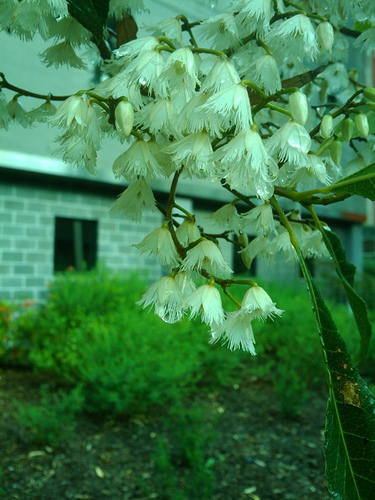
#> input picture img/green.jpg, 375 x 500 px
$ jupyter execute hw2.ipynb
#> lines starting #> are read from the running program, lines starting #| are printed output that depends on the picture
### 1. **Импорт библиотек**

[cell 1]
import cv2
import numpy as np
from matplotlib import pyplot as plt
plt.rcParams['figure.figsize'] = [15, 5]

### 2. **Загрузка изображения**

[cell 2]
img = cv2.imread('img/green.jpg')
#> img is the input picture: shape (500, 375, 3); mean B, G, R 72.5, 121.6, 60.2
img = cv2.cvtColor(img, cv2.COLOR_BGR2RGB)
plt.imshow(img)

### 3. **White Patch Algorithm**

[cell 3]
# Выбираем пиксели, которые должны быть белыми, и вычисляем коэффициенты
row, col = 187, 250  # Позиции белого пикселя внутри изображения
white = img[row, col, :]  # Извлечение значений цвета в этом пикселе
#> white = [107, 173, 125]
coeffs = 255.0 / white  # Коэффициенты для корректировки цветовых каналов
#> coeffs = [2.38, 1.47, 2.04]

# Применение цветокоррекции для баланса белого
balanced = img.copy().astype(np.float32)
balanced[:, :, 0] *= coeffs[0]
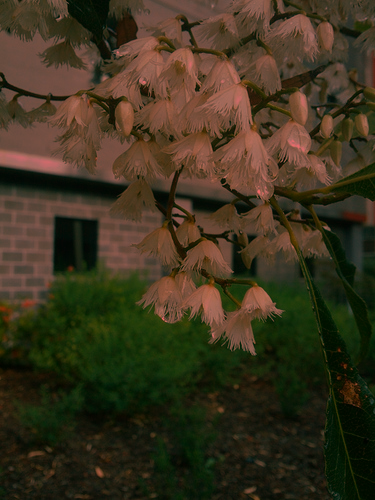
#> balanced: shape (500, 375, 3) float32; mean R, G, B 143.5, 121.6, 72.5; drawn with min black and max white
balanced[:, :, 1] *= coeffs[1]
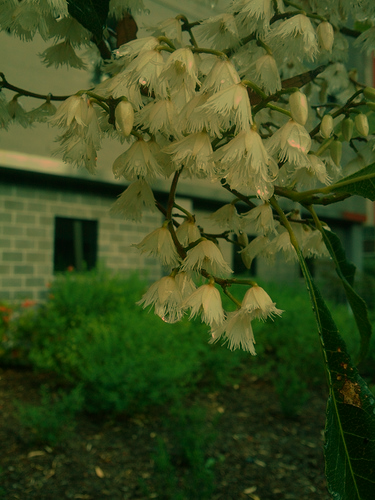
#> balanced: shape (500, 375, 3) float32; mean R, G, B 143.5, 179.3, 72.5; drawn with min black and max white
balanced[:, :, 2] *= coeffs[2]
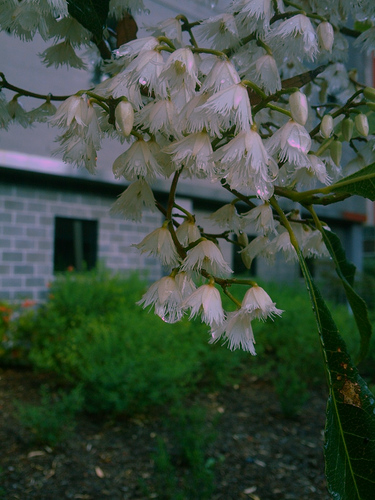
#> balanced: shape (500, 375, 3) float32; mean R, G, B 143.5, 179.3, 148; drawn with min black and max white

# Приведение значений к диапазону [0, 255] и типу uint8
balanced = np.clip(balanced, 0, 255).astype(np.uint8)
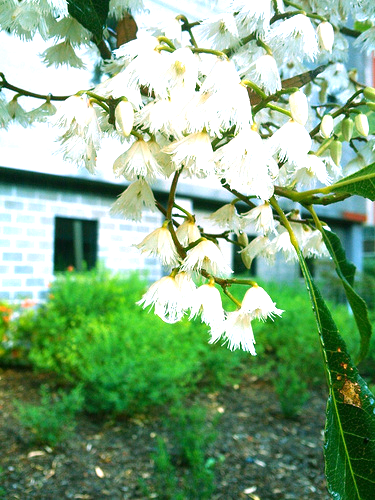
#> balanced: shape (500, 375, 3); mean R, G, B 132.7, 170.4, 131.3

# Отображение результата
plt.imshow(balanced)
plt.show()

### 4. **Gray World Algorithm**

[cell 4]
# Загрузка изображения
img = cv2.imread('img/green.jpg')
img = cv2.cvtColor(img, cv2.COLOR_BGR2RGB)

# Вычисление средних значений для каждого цветового канала
mean_r = np.mean(img[:, :, 0])
#> mean_r = 60.22
mean_g = np.mean(img[:, :, 1])
#> mean_g = 121.6
mean_b = np.mean(img[:, :, 2])
#> mean_b = 72.55

[cell 5]
# Примем коэффициент для самого яркого канала равным 1
max_mean = max(mean_r, mean_g, mean_b)
#> max_mean = 121.6
kr = max_mean / mean_r
#> kr = 2.02
kg = max_mean / mean_g
#> kg = 1
kb = max_mean / mean_b
#> kb = 1.68

[cell 6]
# Применение цветового балансирования
balanced = img.copy().astype(np.float32)
balanced[:, :, 0] *= kr  # Красный канал
balanced[:, :, 1] *= kg  # Зеленый канал
balanced[:, :, 2] *= kb  # Синий канал
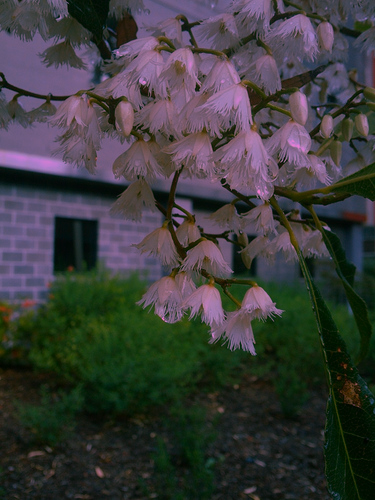
#> balanced: shape (500, 375, 3) float32; mean R, G, B 121.5, 121.6, 121.7; drawn with min black and max white

# Нормализация значений и преобразование к uint8
balanced = np.clip(balanced, 0, 255).astype(np.uint8)
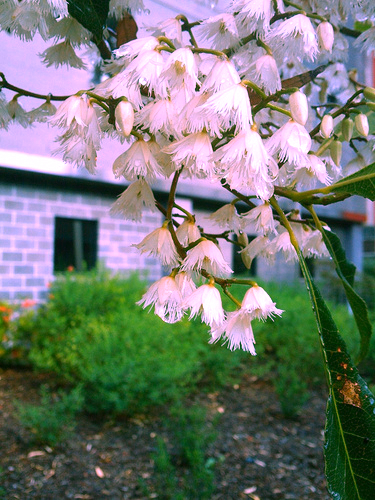
#> balanced: shape (500, 375, 3); mean R, G, B 117.7, 121.6, 116.5

# Отображение оригинального и скорректированного изображений
plt.subplot(121), plt.imshow(img), plt.title("Оригинал")
plt.subplot(122), plt.imshow(balanced), plt.title("Gray World")
plt.show()

### 5. **Scale-by-Max Algorithm**

[cell 7]
# Загрузка изображения
img = cv2.imread('img/green_unbalanced.jpg')
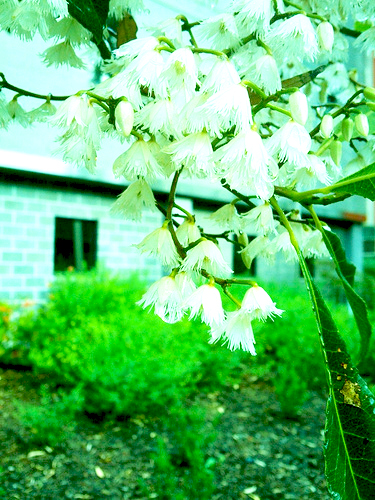
#> input picture img/green_unbalanced.jpg, 375 x 500 px
#> img is the input picture: shape (500, 375, 3); mean B, G, R 112.7, 190.2, 98
img = cv2.cvtColor(img, cv2.COLOR_BGR2RGB)

# Вычисление максимальных значений для каждого цветового канала
max_r = np.max(img[:, :, 0])  # Красный канал
#> max_r = 255
max_g = np.max(img[:, :, 1])  # Зеленый канал
#> max_g = 255
max_b = np.max(img[:, :, 2])  # Синий канал
#> max_b = 255

[cell 8]
# Применение масштабирования по максимуму
balanced = img.copy().astype(np.float32)
balanced[:, :, 0] = (balanced[:, :, 0] / max_r) * 255
balanced[:, :, 1] = (balanced[:, :, 1] / max_g) * 255
balanced[:, :, 2] = (balanced[:, :, 2] / max_b) * 255

# Нормализация значений и преобразование к uint8
balanced = np.clip(balanced, 0, 255).astype(np.uint8)

# Отображение оригинального и скорректированного изображений
plt.subplot(121), plt.imshow(img), plt.title("Оригинал")
plt.subplot(122), plt.imshow(balanced), plt.title("Scale-by-Max")
plt.show()
